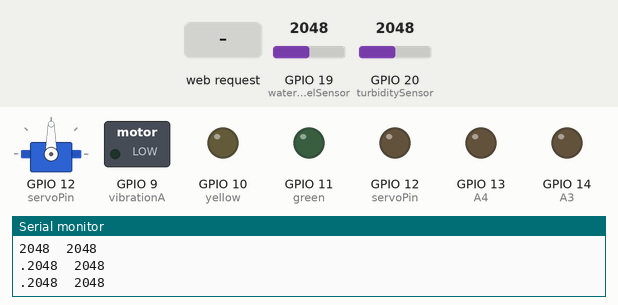
The sketch below on a simulated ESP32-S3. Parts: servo, switched loads named in the sketch (green lamp = pin HIGH), output pins drawn as LEDs (lit = HIGH), the last lines printed to the serial monitor. Inputs (shaded band) come from the test bench; at power-on: GPIO 19 (waterLevelSensor) = 2048, GPIO 20 (turbiditySensor) = 2048. WiFi joins after 1.5 s; servers stay silent unless stated.

Above: at 1.2 s.
1.3 s: HTTP request GET /?value= received
At 2.0 s:
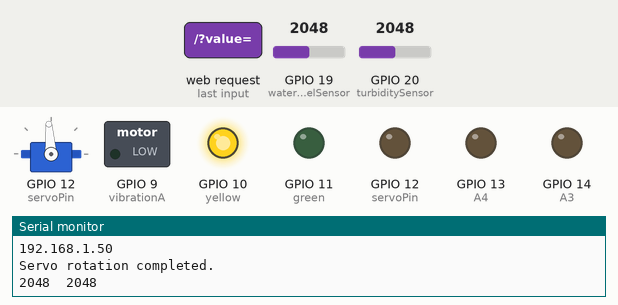
3.0 s: HTTP request GET /?cycleLimit= received
Timing chart, 0 to 6.0 s (numbered marks = the images above; inputs shaded):
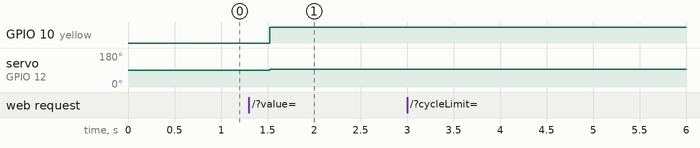

Measured:
- after the input at 1.3 s, servo on GPIO 12 (servoPin): 90° → 94° after 0.23 s

The sketch:

vibra_clean.ino
```cpp
/////////////////////////////////////////////////////////////////////////////
// VIBRA_CLEAN
// ME420 - Advanced Design for Sustainable Future - Group 4
// 19.11.2024
///////////////////////////////////////////////////////////////////////////// LIBRARIES
#include <WiFi.h>
#include <ESP32Servo.h>

///////////////////////////////////////////////////////////////////////////// CUSTOM DEFINES
// Motor Driver Pins
#define A3 14
#define A4 13
#define waterLevelSensor 19  // Change this to the correct analog pin
#define servoPin 12
#define yellow 10
#define green 11
#define vibrationA 9
#define turbiditySensor 20
#define MAX_READINGS 10


///////////////////////////////////////////////////////////////////////////// CUSTOM VARIABLES
// Servo
Servo myservo;

// Wi-Fi credentials
const char* ssid = "mfd";
const char* password = "2QqepaUH28j3yYr";

// const char* ssid = "EmrePhone";
// const char* password = "emreefe1";

// Water level monitoring
volatile int waterLevel = 0;
const int threshold = 1400;

//  Turbidity Monitorıng
volatile int turbidityLevel;

// Motor Control
volatile int motorInput = 0;

// HTTP server
WiFiServer server(80);

// Servo control variables
int targetPosition = 90;
float rotationDuration = 0;
unsigned long rotationStartTime = 0;
bool isRotating = false;
unsigned long lastCWtime = 0;
unsigned long portioningInterval = 1000;
unsigned long unclogTime = 100;

// System Flags
bool washingFlag = false;
bool stop_servo = false;
bool cycleFlag = true;
int cycleCount = 0;
int cycleLimit = 1;

// PID Params
int error;
int prev_error = 0;
int delta_error;
float Kd = 0.2;

int xAxis = 0;

int print_counter = 0;

int waterLevelReadings[MAX_READINGS];  // Array to store last 10 water level readings
int waterLevelIndex = 0;               // Index to track where to store the next water level
int totalWaterLevel = 0;               // Variable to store the sum of the readings
int averageWaterLevel = 0;             // Variable to store the average of the readings

///////////////////////////////////////////////////////////////////////////// FUNCTION DEFINITIONS


///////////////////////////////////////////////////////////////////////////// SETUP
void setup() {
  Serial.begin(115200);
  pinMode(A3, OUTPUT);
  pinMode(A4, OUTPUT);
  pinMode(vibrationA, OUTPUT);
  pinMode(yellow, OUTPUT);
  pinMode(green, OUTPUT);


  pinMode(waterLevelSensor, INPUT);
  pinMode(turbiditySensor, INPUT);
  pinMode(servoPin, OUTPUT);

  digitalWrite(yellow, LOW);
  digitalWrite(green, LOW);
  digitalWrite(A3, LOW);
  digitalWrite(vibrationA, LOW);
  delay(10);
  digitalWrite(A4, LOW);
  delay(10);


  // Create FreeRTOS tasks
  xTaskCreatePinnedToCore(webServerTask, "WebServerTask", 10000, NULL, 1, NULL, 1);  // Core 1
}


///////////////////////////////////////////////////////////////////////////// LOOP
void loop() {

  if (print_counter % 10 == 0) {
    Serial.print(turbidityLevel);  // Print turbidity level
    Serial.print("\t");
    Serial.println(waterLevel);
    print_counter = 1;
  }

  if (washingFlag) {
    digitalWrite(green, HIGH);
  } else {
    digitalWrite(green, LOW);
  }

  print_counter++;

  if (stop_servo) {
    myservo.write(94);
    delay(10);
    stop_servo = false;
  }

  if (averageWaterLevel > 600 && cycleFlag) {
    cycleFlag = false;
    cycleCount++;
  }

  if (cycleCount >= cycleLimit) {
    washingFlag = false;
    cycleCount = 0;
  }

  if (averageWaterLevel < 150) {
    cycleFlag = true;
  }

  waterLevel = analogRead(waterLevelSensor);
  turbidityLevel = analogRead(turbiditySensor);

  totalWaterLevel -= waterLevelReadings[waterLevelIndex];
  totalWaterLevel += waterLevel;

  // Store the current water level in the array at the current index
  waterLevelReadings[waterLevelIndex] = waterLevel;

  // Move to the next index in the array, and reset to 0 if it reaches MAX_READINGS
  waterLevelIndex = (waterLevelIndex + 1) % MAX_READINGS;

  // If we've accumulated 10 readings, calculate the average
  if (waterLevelIndex == 0) {
    averageWaterLevel = totalWaterLevel / MAX_READINGS;
    // Serial.print("Average Water Level: ");
    // Serial.println(averageWaterLevel);  // Print the average
  }

  if (washingFlag && cycleFlag) {

    // Print water level
    delay(10);
    analogWrite(vibrationA, 4095);
    error = threshold - waterLevel;
    delta_error = error - prev_error;
    prev_error = error;
    motorInput = constrain(map(error + delta_error * Kd, 0, threshold, 0, 4095), 0, 3600);
    if (waterLevel < threshold) {
      analogWrite(A3, motorInput);
      delay(10);
      analogWrite(A4, motorInput);
      delay(10);
    } else {
      analogWrite(A3, 0);
      delay(10);
      analogWrite(A4, 0);
      delay(10);
    }

    delay(10);  // Small delay for stability
  } else {
    analogWrite(vibrationA, 0);
    delay(10);
    analogWrite(A3, 0);
    delay(10);
    analogWrite(A4, 0);
    delay(10);
  }
  delay(10);
}

///////////////////////////////////////////////////////////////////////////// Task: Web Server and Servo Control
void webServerTask(void* parameter) {
  myservo.attach(servoPin);

  // Connect to Wi-Fi
  WiFi.begin(ssid, password);
  while (WiFi.status() != WL_CONNECTED) {
    delay(500);
    Serial.print(".");
  }
  Serial.println("\nWiFi connected.");
  Serial.println("IP address: ");
  Serial.println(WiFi.localIP());
  server.begin();
  digitalWrite(yellow, HIGH);

  while (true) {
    WiFiClient client = server.available();
    if (client) {
      // Serial.println("New Client.");
      String currentLine = "";
      String header = "";

      while (client.connected()) {
        if (client.available()) {
          char c = client.read();
          header += c;

          if (c == '\n' && currentLine.length() == 0) {
            // HTTP response
            client.println("HTTP/1.1 200 OK");
            client.println("Content-type:text/html");
            client.println("Connection: close");
            client.println();

            // HTML content
            client.println("<!DOCTYPE html>");
            client.println("<html>");
            client.println("<head>");
            client.println("<meta name=\"viewport\" content=\"width=device-width, initial-scale=1\">");
            client.println("<link rel=\"icon\" href=\"data:,\">");
            client.println("<style>");
            client.println("body {");
            client.println("  font-family: Helvetica, sans-serif;");
            client.println("  text-align: center;");
            client.println("  margin: 0;");
            client.println("  background: url('https://wallpapercave.com/wp/wp3592385.jpg') no-repeat center center fixed;");
            client.println("  color: black;");
            client.println("}");
            client.println(".header {");
            client.println("  display: flex;");
            client.println("  justify-content: space-around;");
            client.println("  align-items: center;");
            client.println("  max-width: 600px;");  // Match the width of the boxes below
            client.println("  margin: 0 auto;");    // Center align
            client.println("  padding: 20px;");
            client.println("  background-color: rgba(255, 255, 255, 0.0);");
            client.println("}");
            client.println(".header img {");
            client.println("  max-height: 80px;");
            client.println("  object-fit: contain;");  // Ensure images scale proportionally without distortion
            client.println("  width: auto;");          // Maintain aspect ratio by adjusting width automatically
            client.println("  max-width: 45%;");       // Scale images proportionally within the header
            client.println("}");
            client.println(".container {");
            client.println("  margin: 50px auto;");
            client.println("  max-width: 600px;");
            client.println("  background-color: rgba(255, 255, 255, 0.4);");
            client.println("  padding: 20px;");
            client.println("  border-radius: 15px;");
            client.println("  box-shadow: 0 4px 10px rgba(0, 0, 0, 0.5);");
            client.println("}");
            client.println("button {");
            client.println("  font-size: 18px;");
            client.println("  padding: 15px 30px;");
            client.println("  margin: 10px;");
            client.println("  border: none;");
            client.println("  border-radius: 5px;");
            client.println("  cursor: pointer;");
            client.println("  transition: transform 0.2s, background-color 0.3s;");
            client.println("}");
            client.println("button:hover {");
            client.println("  transform: scale(1.1);");
            client.println("}");
            client.println(".btn-green { background-color: #28a745; color: white; }");
            client.println(".btn-green:hover { background-color: #218838; }");
            client.println(".btn-red { background-color: #dc3545; color: white; }");
            client.println(".btn-red:hover { background-color: #c82333; }");
            client.println(".btn-blue { background-color: #007bff; color: white; }");
            client.println(".btn-blue:hover { background-color: #0056b3; }");
            client.println(".btn-gray { background-color: #6c757d; color: white; }");
            client.println(".btn-gray:hover { background-color: #5a6268; }");
            client.println("input[type='number'] {");
            client.println("  padding: 10px;");
            client.println("  font-size: 18px;");
            client.println("  margin-top: 10px;");
            client.println("  border-radius: 5px;");
            client.println("  border: 2px solid #ccc;");
            client.println("}");
            client.println("h2 {");
            client.println("  font-size: 24px;");
            client.println("  margin-top: 30px;");
            client.println("}");
            client.println("</style>");
            client.println("</head>");
            client.println("<body>");

            // Add images in a header with max-width
            client.println("<div class='header'>");
            client.println("<img src='https://upload.wikimedia.org/wikipedia/commons/9/95/Logo_EPFL_2019.svg' alt='EPFL Logo'>");
            client.println("<img src='https://images.squarespace-cdn.com/content/v1/66e0a1b90e50d05da21c996f/ef2ff8f5-7d70-4679-973c-abf29e29d44a/logo-black.png' alt='Other Logo'>");
            client.println("</div>");


            client.println("<div class='container'>");
            client.println("<h1>Portioning System</h1>");
            client.println("<label for='timeInput'>Rice (grams): </label>");
            client.println("<input type='number' id='timeInput' value='1' min='0'><br><br>");
            // client.println("<button class='btn-green' onclick='setServo(45)'>Unclog</button>");
            client.println("<button class='btn-gray' onclick='setServo(94)'>STOP</button>");
            client.println("<button class='btn-blue' onclick='setServo(130)'>PORTION</button>");
            client.println("</div>");
            client.println("<div class='container'>");
            client.println("<h1>Cleaning Process</h1>");
            client.println("<label for='cycleLimitInput'>Cycle Limit: </label>");
            client.println("<input type='number' id='cycleLimitInput' value='1' min='1'><br><br>");
            // client.println("<button class='btn-blue' onclick='setCycleLimit()'>Set Cycle Limit</button>");
            client.println("<button class='btn-green' onclick='setWashingFlag(1)'>START</button>");
            client.println("<button class='btn-red' onclick='setWashingFlag(0)'>STOP</button>");
            client.println("</div>");

            client.println("</div>");

            client.println("<div class='container'>");
            client.println("<h2>Turbidity Level: " + String(turbidityLevel) + "</h2>");
            client.println("</div>");

            client.println("<div class='container'>");
            client.println("<h2>Water Level: " + String(waterLevel) + "</h2>");
            client.println("</div>");

            client.println("<p id='errorMessage' style='color:red;'></p>");
            client.println("<script>");
            client.println("function setServo(pos) {");
            client.println("    const timeInput = document.getElementById('timeInput').value;");
            client.println("    const errorMessage = document.getElementById('errorMessage');");
            client.println("    errorMessage.textContent = '';");
            client.println("    if (isNaN(timeInput) || timeInput <= 0) {");
            client.println("        errorMessage.textContent = 'Please enter a valid positive number for the time.';");
            client.println("        return;");
            client.println("    }");
            client.println("    const timeInMilliseconds = timeInput * 1000;");
            client.println("    fetch('/?value=' + pos + '&time=' + timeInMilliseconds)");
            client.println("        .catch((error) => { console.error('Error:', error); });");
            client.println("}");
            client.println("function setWashingFlag(flag) {");
            client.println("    fetch('/?washingFlag=' + flag)");
            client.println("        .catch((error) => { console.error('Error:', error); });");
            client.println("    setCycleLimit();");
            client.println("}");
            client.println("function setCycleLimit() {");
            client.println("    const cycleLimitInput = document.getElementById('cycleLimitInput').value;");
            client.println("    const errorMessage = document.getElementById('errorMessage');");
            client.println("    errorMessage.textContent = '';");  // Clear previous errors
            client.println("    if (isNaN(cycleLimitInput) || cycleLimitInput < 1) {");
            client.println("        errorMessage.textContent = 'Please enter a valid positive number for the cycle limit.';");
            client.println("        return;");
            client.println("    }");
            client.println("    fetch('/?cycleLimit=' + cycleLimitInput)");
            client.println("        .catch((error) => { console.error('Error:', error); });");
            client.println("}");
            client.println("</script>");


            client.println("</body>");
            client.println("</html>");


            break;
          }
          if (c == '\n') currentLine = "";
          else if (c != '\r') currentLine += c;
        }
      }

      // Parse HTTP GET request
      if (header.indexOf("GET /?value=") >= 0) {
        int pos1 = header.indexOf('=') + 1;
        int pos2 = header.indexOf('&');
        String valueString = header.substring(pos1, pos2);
        targetPosition = valueString.toInt();

        int timeStart = header.indexOf("time=") + 5;
        int timeEnd = header.indexOf(' ', timeStart);
        String timeString = header.substring(timeStart, timeEnd);
        rotationDuration = float(timeString.toInt());
        rotationDuration = rotationDuration / 20.13;

        if (targetPosition == 94) {
          myservo.write(94);  // Stop
          isRotating = false;
          stop_servo = true;
          // Serial.println("Servo Stopped.");
        } else {
          myservo.write(targetPosition);
          rotationStartTime = millis();
          isRotating = true;
          // Serial.println("Servo moving to position: " + valueString);
        }
      } else if (header.indexOf("GET /?washingFlag=") >= 0) {
        int pos1 = header.indexOf('=') + 1;
        int pos2 = header.indexOf(' ', pos1);
        String flagString = header.substring(pos1, pos2);
        washingFlag = flagString.toInt();
        // Serial.println("Washing flag updated: " + flagString);
      }

      else if (header.indexOf("GET /?cycleLimit=") >= 0) {
        int pos1 = header.indexOf('=') + 1;
        int pos2 = header.indexOf(' ', pos1);
        String cycleLimitString = header.substring(pos1, pos2);
        cycleLimit = cycleLimitString.toInt();
        cycleCount = 0;
        Serial.println("Cycle Limit updated: " + String(cycleLimit));
      }

      client.stop();
      // Serial.println("Client disconnected.");
    }

    // if (isRotating && (millis() - lastCWtime >= portioningInterval)){
    //   myservo.write(30);
    //   delay(unclogTime);
    //   lastCWtime = millis();
    //   myservo.write(targetPosition);
    // }

    // Check if rotation duration has elapsed
    if (isRotating && (millis() - rotationStartTime >= rotationDuration)) {
      stop_servo = true;
      myservo.write(94);  // Stop the servo
      delay(5);
      isRotating = false;
      Serial.println("Servo rotation completed.");
    }
    delay(10);
  }
}
```
